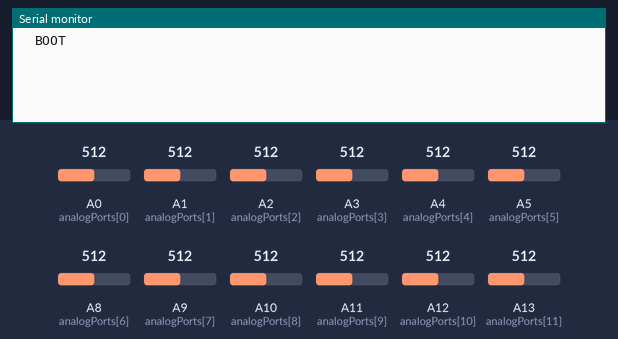
This sketch was run on a simulated Arduino Mega 2560, built with avr-gcc and run on an emulated ATmega2560. Parts: the last lines printed to the serial monitor. Inputs (shaded band) come from the test bench; at power-on: A2 (analogPorts[2]) = 512, A0 (analogPorts[0]) = 512, A4 (analogPorts[4]) = 512, A8 (analogPorts[6]) = 512, A10 (analogPorts[8]) = 512, A12 (analogPorts[10]) = 512, A1 (analogPorts[1]) = 512, A3 (analogPorts[3]) = 512, A5 (analogPorts[5]) = 512, A9 (analogPorts[7]) = 512, A11 (analogPorts[9]) = 512, A13 (analogPorts[11]) = 512.

Above: at 1.2 s.
1.3 s: A2 (analogPorts[2]) set to 716
At 2.6 s:
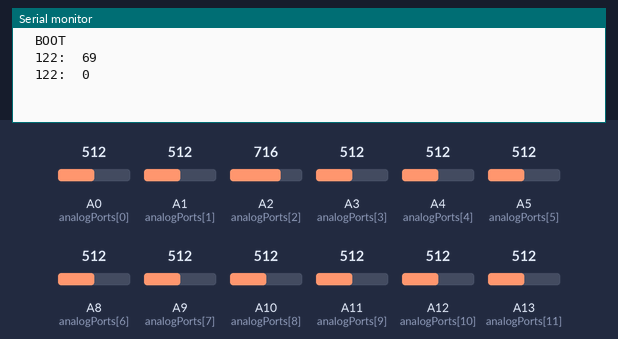
2.9 s: A0 (analogPorts[0]) set to 716
At 3.9 s:
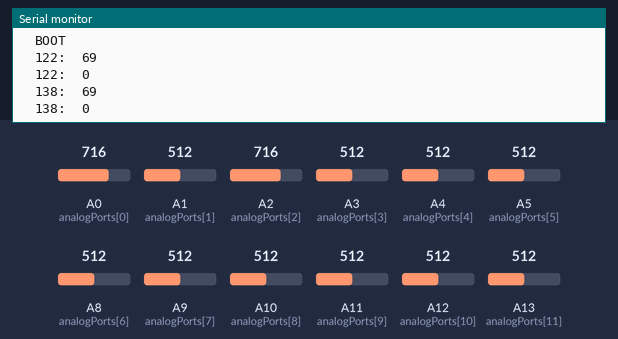
4.4 s: A4 (analogPorts[4]) set to 716
At 5.0 s:
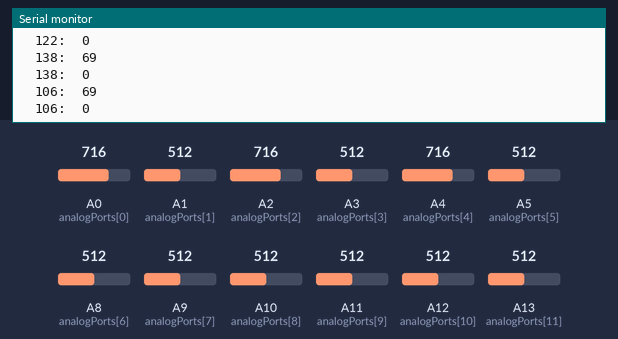
5.9 s: A8 (analogPorts[6]) set to 716
At 7.1 s:
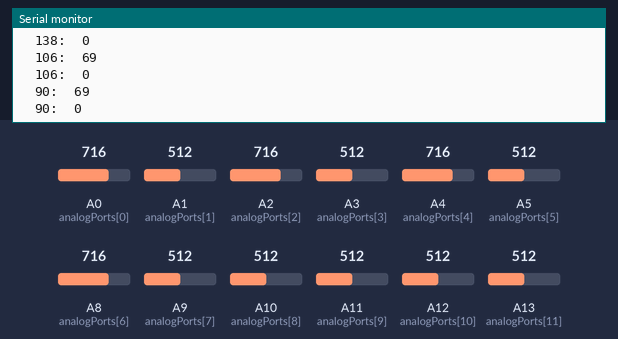
7.4 s: A10 (analogPorts[8]) set to 716
At 8.6 s:
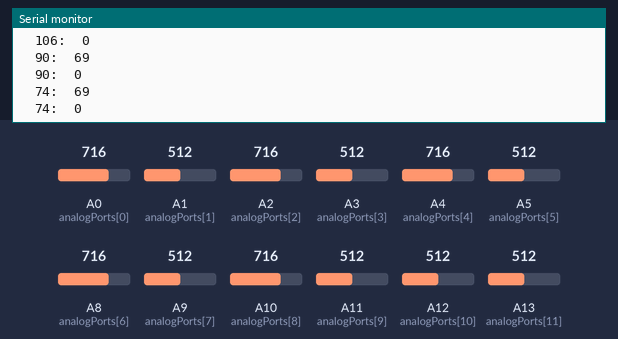
8.9 s: A12 (analogPorts[10]) set to 716
At 9.7 s:
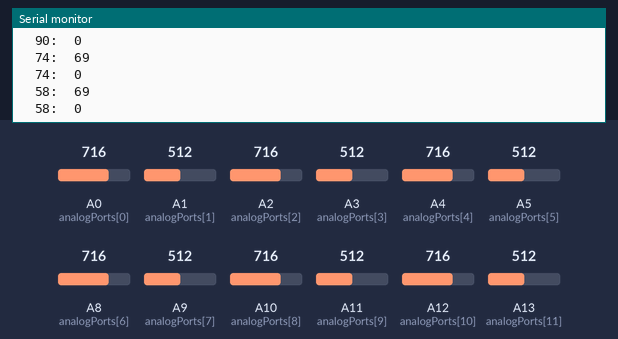
Timing chart, 0 to 11.4 s (numbered marks = the images above; inputs shaded):
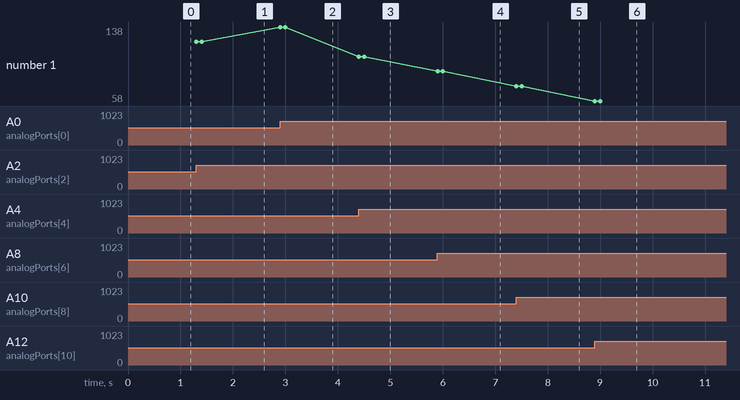

The sketch:

MudeSapatos-MegaSerial.ino
```cpp
#include <Adafruit_NeoPixel.h>

#define ANALOGPORTS 12
#define CHANNEL     0x90 //channel 1
#define MUTE        0x00
#define LOUD        0x45


#define PIN            6
#define NUMPIXELS      6
Adafruit_NeoPixel pixels = Adafruit_NeoPixel(NUMPIXELS, PIN, NEO_GRB + NEO_KHZ800);

int analogPorts[]       = {
                          // Y     Z (checar)
                             A0,   A1,
                             A2,   A3,
                             A4,   A5,
                             A8,   A9,
                             A10,  A11,
                             A12,  A13,
                            };


float lowPassAnalog[]   = { 0, 0, 0, 0, 0, 0, 0, 0, 0, 0, 0, 0 };
float sensitivityAnalog = 0.5f;

float yTh = 0.15f;
float zTh = 0.3f;
float thresholdAnalog[] = { yTh, zTh, yTh, zTh, yTh, zTh, yTh, zTh, yTh, zTh, yTh, zTh,};

int   debounceTimeMax   = 100;
int   debounceMillis[]  = { 0, 0, 0, 0, 0, 0, 0, 0, 0, 0, 0, 0 };

int   midiTargetNotes[] = {
                            0x8A, 0x85,
                            0x7A, 0x75,
                            0x6A, 0x65,
                            0x5A, 0x55,
                            0x4A, 0x45,
                            0x3A, 0x35
                          };
int   midiTargetVeloc[] = { MUTE, MUTE, MUTE, MUTE, MUTE, MUTE, MUTE, MUTE, MUTE, MUTE, MUTE, MUTE };
int   midiCurrenVeloc[] = { MUTE, MUTE, MUTE, MUTE, MUTE, MUTE, MUTE, MUTE, MUTE, MUTE, MUTE, MUTE };
int64_t lastMillis      = 0;

void setup()
{
  Serial.begin(9600);

  for(int i=0; i<ANALOGPORTS; i++)
  {
    pinMode(analogPorts[i], INPUT);
    lowPassAnalog[i] = analogRead(analogPorts[i]);
  }
  lastMillis = millis();
  Serial.println("\tBOOT");
}

void loop()
{
  int64_t currentMillis = millis();
  int deltaMillis = abs(currentMillis - lastMillis);
  lastMillis = currentMillis;

  for(int i=0; i<ANALOGPORTS; i++)
  {
    int currentRead = analogRead(analogPorts[i]);
    lowPassAnalog[i] = lowPassAnalog[i] * (1 - sensitivityAnalog) + sensitivityAnalog * currentRead;
    debounceMillis[i] = max(0, debounceMillis[i] - deltaMillis);

    if(abs(lowPassAnalog[i] - currentRead) > (thresholdAnalog[i] * lowPassAnalog[i]) && debounceMillis[i] == 0)
    {
      midiTargetVeloc[i] = LOUD;
      debounceMillis[i] = debounceTimeMax;
      debounceMillis[(i%2==0?i+1:i-1)] = debounceTimeMax;
      pixels.setPixelColor(i, pixels.Color(0,150,0)); // Moderately bright green color.
    }
    else if(debounceMillis[i] == 0)
    {
      midiTargetVeloc[i] = MUTE;
    }

    if(midiCurrenVeloc[i] != midiTargetVeloc[i])
    {
      noteOn(CHANNEL, midiTargetNotes[i], midiTargetVeloc[i]);
      midiCurrenVeloc[i] = midiTargetVeloc[i];
    }
  }

  pixels.show();
}

void noteOn(int cmd, int pitch, int velocity) {
  Serial.print("\t");
  Serial.print(pitch);
  Serial.print(":\t");
  Serial.print(velocity);
  Serial.print("\r\n");
  //Serial.write(cmd);
  //Serial.write(pitch);
  //Serial.write(velocity);
}
```

Measured:
- after the input at 1.3 s, the serial monitor: prints a new line at once (image 1)
- after the input at 2.9 s, the serial monitor: prints a new line at once (image 2)
- after the input at 4.4 s, the serial monitor: prints a new line at once (image 3)
- after the input at 5.9 s, the serial monitor: prints a new line at once (image 4)
- after the input at 7.4 s, the serial monitor: prints a new line at once (image 5)
- after the input at 8.9 s, the serial monitor: prints a new line at once (image 6)
- plotted number 1: 122 → 138 after the input at 2.9 s, 138 → 106 after the input at 4.4 s, 106 → 90 after the input at 5.9 s, 90 → 74 after the input at 7.4 s, 74 → 58 after the input at 8.9 s
